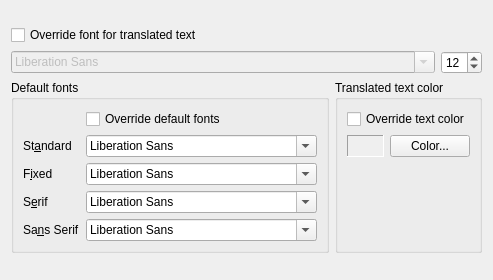
       <widget class="QWidget" name="tab_7">
        <layout class="QVBoxLayout" name="verticalLayout_11">
         <item>
          <spacer name="verticalSpacer_2">
           <property name="orientation">
            <enum>Qt::Vertical</enum>
           </property>
           <property name="sizeHint" stdset="0">
            <size>
             <width>20</width>
             <height>14</height>
            </size>
           </property>
          </spacer>
         </item>
         <item>
          <widget class="QCheckBox" name="checkTransFont">
           <property name="text">
            <string>Override font for translated text</string>
           </property>
          </widget>
         </item>
         <item>
          <layout class="QHBoxLayout" name="horizontalLayout_8">
           <item>
            <widget class="QFontComboBox" name="transFont">
             <property name="enabled">
              <bool>false</bool>
             </property>
             <property name="sizePolicy">
              <sizepolicy hsizetype="Expanding" vsizetype="Fixed">
               <horstretch>0</horstretch>
               <verstretch>0</verstretch>
              </sizepolicy>
             </property>
            </widget>
           </item>
           <item>
            <widget class="QSpinBox" name="transFontSize">
             <property name="minimum">
              <number>4</number>
             </property>
             <property name="value">
              <number>12</number>
             </property>
            </widget>
           </item>
          </layout>
         </item>
         <item>
          <layout class="QHBoxLayout" name="horizontalLayout_15">
           <item>
            <widget class="QGroupBox" name="groupBox_3">
             <property name="title">
              <string>Default fonts</string>
             </property>
             <layout class="QFormLayout" name="formLayout_4">
              <property name="fieldGrowthPolicy">
               <enum>QFormLayout::ExpandingFieldsGrow</enum>
              </property>
              <item row="0" column="1">
               <widget class="QCheckBox" name="checkStdFonts">
                <property name="text">
                 <string>Override default fonts</string>
                </property>
               </widget>
              </item>
              <item row="1" column="0">
               <widget class="QLabel" name="label_3">
                <property name="text">
                 <string>St&amp;andard</string>
                </property>
                <property name="buddy">
                 <cstring>fontStandard</cstring>
                </property>
               </widget>
              </item>
              <item row="1" column="1">
               <widget class="QFontComboBox" name="fontStandard"/>
              </item>
              <item row="2" column="0">
               <widget class="QLabel" name="label_14">
                <property name="text">
                 <string>F&amp;ixed</string>
                </property>
                <property name="buddy">
                 <cstring>fontFixed</cstring>
                </property>
               </widget>
              </item>
              <item row="2" column="1">
               <widget class="QFontComboBox" name="fontFixed"/>
              </item>
              <item row="3" column="0">
               <widget class="QLabel" name="label_15">
                <property name="text">
                 <string>S&amp;erif</string>
                </property>
                <property name="buddy">
                 <cstring>fontSerif</cstring>
                </property>
               </widget>
              </item>
              <item row="3" column="1">
               <widget class="QFontComboBox" name="fontSerif"/>
              </item>
              <item row="4" column="0">
               <widget class="QLabel" name="label_16">
                <property name="text">
                 <string>Sa&amp;ns Serif</string>
                </property>
                <property name="buddy">
                 <cstring>fontSansSerif</cstring>
                </property>
               </widget>
              </item>
              <item row="4" column="1">
               <widget class="QFontComboBox" name="fontSansSerif"/>
              </item>
             </layout>
             <zorder>fontSansSerif</zorder>
             <zorder>fontSerif</zorder>
             <zorder>fontStandard</zorder>
             <zorder>label_16</zorder>
             <zorder>label_3</zorder>
             <zorder>label_14</zorder>
             <zorder>fontFixed</zorder>
             <zorder>label_15</zorder>
             <zorder>checkStdFonts</zorder>
            </widget>
           </item>
           <item>
            <widget class="QGroupBox" name="groupBox_4">
             <property name="title">
              <string>Translated text color</string>
             </property>
             <layout class="QVBoxLayout" name="verticalLayout_10">
              <item>
               <widget class="QCheckBox" name="checkFontColorOverride">
                <property name="text">
                 <string>Override text color</string>
                </property>
               </widget>
              </item>
              <item>
               <layout class="QHBoxLayout" name="horizontalLayout_14">
                <item>
                 <widget class="QFrame" name="frameFontColorOverride">
                  <property name="autoFillBackground">
                   <bool>true</bool>
                  </property>
                  <property name="frameShape">
                   <enum>QFrame::Panel</enum>
                  </property>
                  <property name="frameShadow">
                   <enum>QFrame::Sunken</enum>
                  </property>
                 </widget>
                </item>
                <item>
                 <widget class="QPushButton" name="buttonFontColorOverride">
                  <property name="text">
                   <string>Color...</string>
                  </property>
                 </widget>
                </item>
               </layout>
              </item>
              <item>
               <spacer name="verticalSpacer_10">
                <property name="orientation">
                 <enum>Qt::Vertical</enum>
                </property>
                <property name="sizeHint" stdset="0">
                 <size>
                  <width>20</width>
                  <height>70</height>
                 </size>
                </property>
               </spacer>
              </item>
             </layout>
            </widget>
           </item>
          </layout>
         </item>
         <item>
          <spacer name="verticalSpacer_9">
           <property name="orientation">
            <enum>Qt::Vertical</enum>
           </property>
           <property name="sizeHint" stdset="0">
            <size>
             <width>20</width>
             <height>16</height>
            </size>
           </property>
          </spacer>
         </item>
        </layout>
       </widget>
